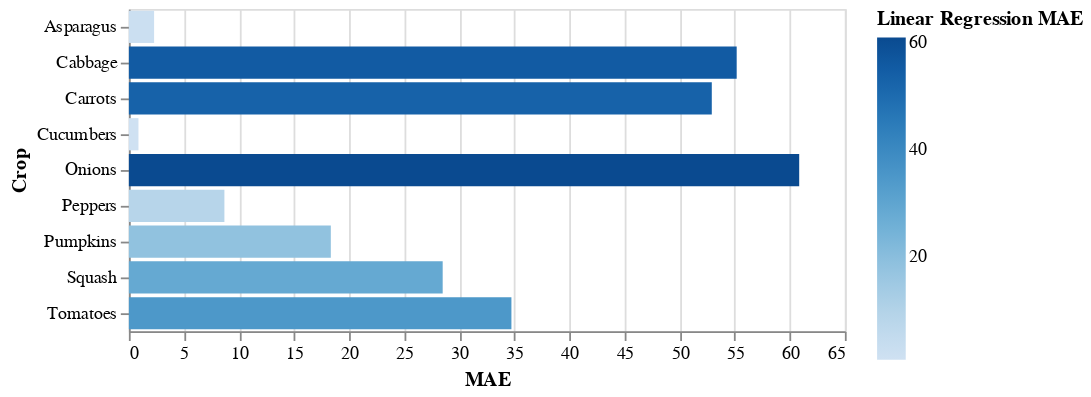

Here is the notebook cell this chart was saved with:
### Code cell
lr_mae_chart

### Figure 1 — Vega-Lite specification as saved in the notebook (floating-point values rounded to 4 significant figures)
{"config": {"view": {"continuousWidth": 400, "continuousHeight": 300}}, "data": {"name": "data-208cfcb13867d7c922c1d3403482939f"}, "mark": "bar", "encoding": {"color": {"condition": {"field": "Linear Regression MAE", "type": "quantitative", "selection": "selector001"}, "value": "grey"}, "tooltip": [{"field": "Linear Regression MAE", "type": "quantitative"}, {"field": "Crop", "type": "nominal"}], "x": {"field": "Linear Regression MAE", "title": "MAE", "type": "quantitative"}, "y": {"field": "Crop", "type": "nominal"}}, "selection": {"selector001": {"type": "single"}}, "$schema": "https://vega.github.io/schema/vega-lite/v4.17.0.json", "datasets": {"data-208cfcb13867d7c922c1d3403482939f": [{"Crop": "Asparagus", "Linear Regression MAE": 2.29}, {"Crop": "Cabbage", "Linear Regression MAE": 55.18}, {"Crop": "Carrots", "Linear Regression MAE": 52.92}, {"Crop": "Cucumbers", "Linear Regression MAE": 0.8704}, {"Crop": "Onions", "Linear Regression MAE": 60.85}, {"Crop": "Peppers", "Linear Regression MAE": 8.672}, {"Crop": "Pumpkins", "Linear Regression MAE": 18.33}, {"Crop": "Squash", "Linear Regression MAE": 28.49}, {"Crop": "Tomatoes", "Linear Regression MAE": 34.73}]}}
